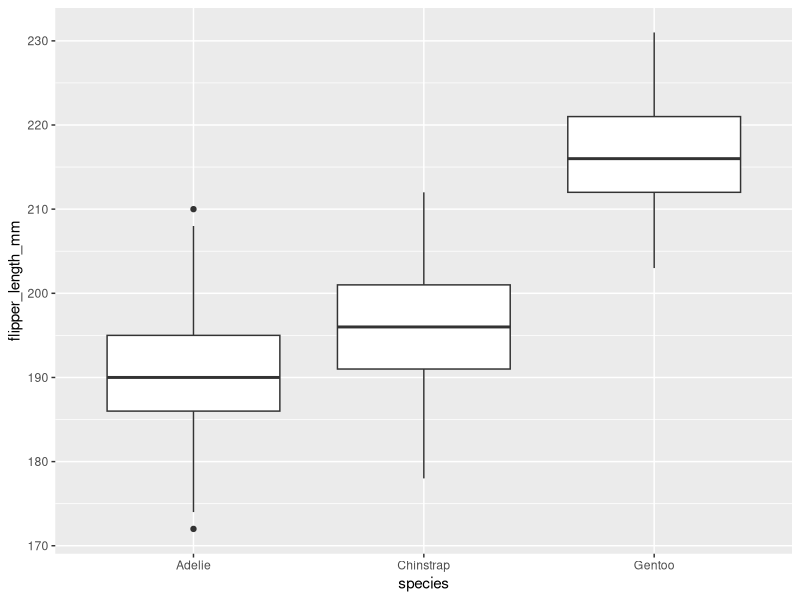
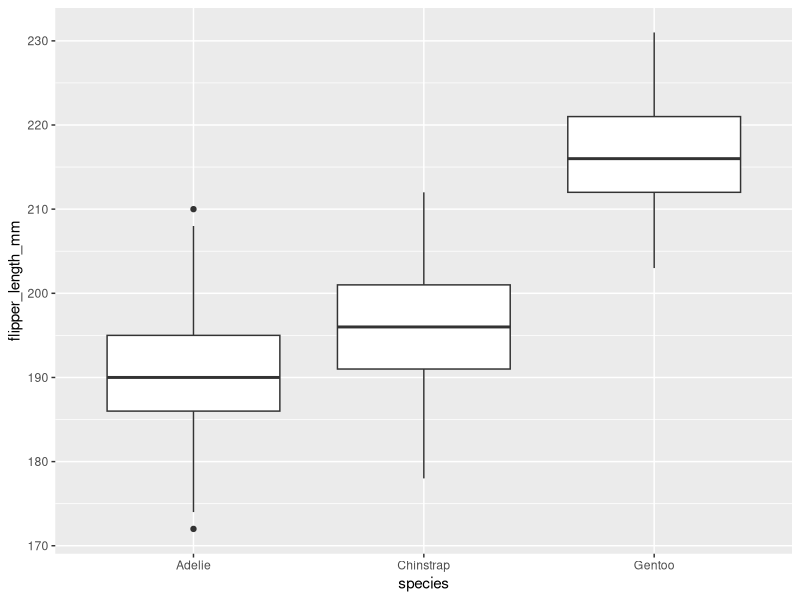

Generate these figures, in order, with R:
## ---- chunk 1
knitr::opts_chunk$set(echo = TRUE)
## ---- chunk 2
#Required packages
library(tidyverse)
library(palmerpenguins)
## ---- chunk 3
penguins <- penguins #redundant but puts this variable in our environment
## ---- chunk 4
head(penguins) #Shows you the first 5 rows of your data

names(penguins) #Gives you the names of the columns your working with

unique(penguins$island) #Lets you know the unique entries in a column, useful for some characterstrings
## ---- chunk 5
#In base r, you can subset out your dataset using the []'s

penguins[1,] #For example, denoting 1 prior to the comma inside [] allows you to subset for the first row of the data set

penguins[,1] #If you put 1 after the comma inside [], this allows you to subset for the first column of the data set

#You can also subset specifically for a column by using the '$' operator
penguins$island

#You can get fancy and subset for something specific within that column as well
penguins$island[penguins$island == "Dream"] #little reminder that '==' tells r that you want an exact match. 
## ---- chunk 6
#Filter allows you to filter out a column by specified inputs

penguins %>% #This is a piping operator, it is used in tidyverse to 'pipe' one line to the next
  filter(island == "Dream") #This is similar to what we did in base r, but is easier to read.

#You can also filter by multiple inputs
chinstraps_w_short_bills <- penguins %>% filter(species == "Chinstrap", bill_length_mm <= 50) #the ',' here is telling the filter() that I want to filter by species AND bill length

## ---- chunk 7
penguins %>% 
  filter(species == "Adelie" | species == "Chinstrap")
## ---- chunk 8
#What if we wanted to change how the body mass units from grams to kilograms

penguins1 <- penguins %>% 
  mutate(body_mass_kg = body_mass_g/1000) #new column name = old column

view(penguins1)

## ---- chunk 9
ggplot(data = penguins, aes(x = species, y = flipper_length_mm)) +
  geom_boxplot()

#OR

ggplot() +
  geom_boxplot(data = penguins, aes(x = species, y = flipper_length_mm))
## ---- chunk 10

